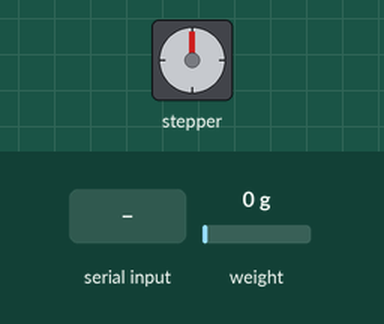
This sketch was run on a simulated Arduino Uno, built with avr-gcc and run on an emulated ATmega328P. Parts: stepper motor. Inputs (shaded band) come from the test bench; at power-on: weight on the scale 0 g. Stepper angles assume 200 steps per turn; what the sketch prints to the serial monitor is not drawn.

Above: at 2.2 s.
2.3 s: "g" received over Serial
At 3.7 s:
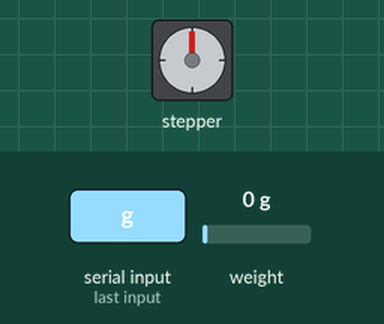
5.3 s: byte 57 ('9') received over Serial
At 5.46 s:
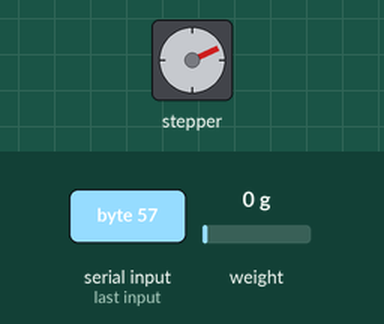
11.3 s: byte 114 ('r') received over Serial
At 12.32 s:
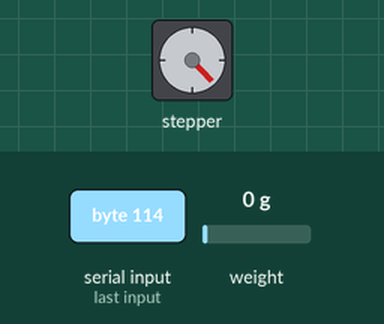
Timing chart, 0 to 20.3 s (numbered marks = the images above; inputs shaded):
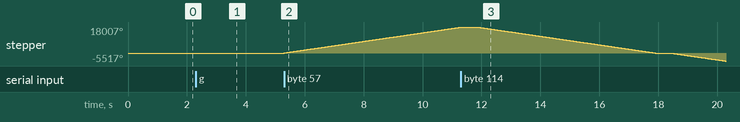

The sketch:

main.ino
```cpp
#include <DRV8825.h>
#include <HX711.h>

HX711 scale;

#define CAL_VAL 385     // Set the calibration value
#define DOUT A1         // DOUT -> pin A1 on arduino
#define SCK A0          // SCK  -> pin A0 on arduino

#define STEP_SIZE 0.004f// Set the step size in milimeter
#define MOTOR_STEPS 200 // Specify how many steps there are
                        // in one rotation

// The following variables relate the pins from the arduino
// to the pins on the DRV8825.
#define DIR 9
#define STEP 8
#define M0 3
#define M1 4
#define M2 5
#define ROT_SPEED 500   // Rotation speed of the motor
#define ENABLE -1       // We will not be using the enable
                        // pin on the DRV8825

DRV8825 stepper(MOTOR_STEPS, DIR, STEP, ENABLE, M0, M1, M2);

int count = 0;          // This value will count how many
// times the loop has ran

boolean run = false;
int steps_per_turn = 1;
float distance = 0;

void PrintWeight () {
  distance = count * STEP_SIZE * steps_per_turn;

  Serial.print(count);
  Serial.print(",");
  Serial.print(distance);
  Serial.print(",");

  // Take a measurement of the scale
  Serial.println(scale.get_units(5), 4);
}

void setup() {
  Serial.begin(38400);

  Serial.println("Beginning HX711 setup");
  Serial.println("\tSetting up pins");
  scale.begin(DOUT, SCK);

  Serial.println("\tSetting calibration value");
  scale.set_scale(CAL_VAL); // Calibrate the scale

  Serial.println("\tTaring");
  scale.tare();

  Serial.println("HX711 setup succesful");

  Serial.println("Beginning DRV8825 setup");
  Serial.println("\tStarting motors");
  stepper.begin(ROT_SPEED, 1);
}


// The serial input will determine when the program
// will be run. By sending the letter 'g', (without
// quoutes) the code will start running. To stop the
// code simply send 's'.
int dir = 1;
void loop() {
  if (Serial.available() > 0) {
    char inChar = Serial.read();
    Serial.print("Got: ");
    Serial.println(inChar);
    switch (inChar) {
      case 'g': // Go
        run = true;
        count = 0;
        scale.tare();
        Serial.println("---------------------");
        Serial.println("count,distance,weight");
        break;
      case 's': // Stop
        run = false;
        break;
      case '1':
        steps_per_turn = 1;
        break;
      case '2':
        steps_per_turn = 5;
          break;
      case '3':
        steps_per_turn = 10;
        break;
      case '4':
        steps_per_turn = 50;
        break;
      case '5':
        steps_per_turn = 100;
        break;
      case '6':
        steps_per_turn = 500;
        break;
      case '7':
        steps_per_turn = 1000;
        break;
      case '8':
        steps_per_turn = 5000;
        break;
      case '9':
        steps_per_turn = 10000;
        break;
      case 'd':
        stepper.move(steps_per_turn*dir);
        break;
      case 'r':
        dir = -dir;
        break;
      case 't':
        scale.tare();
        break;
      case 'o':
        stepper.rotate(180);
    }
  }
  if (run) {
    // Turn the stepper motor
    stepper.move(steps_per_turn*dir);

    PrintWeight();

    count++;
  }
}
```
